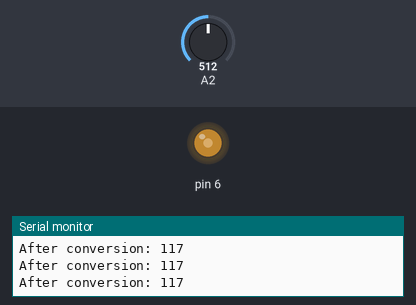
The sketch below on a simulated Arduino Uno, built with avr-gcc and run on an emulated ATmega328P. Parts: output pins drawn as LEDs (lit = HIGH), the last lines printed to the serial monitor. The test bench sets the inputs (shaded band); at power-on: A2 = 512.

Above: at 1.2 s.
1.3 s: A2 set to 716
At 1.6 s:
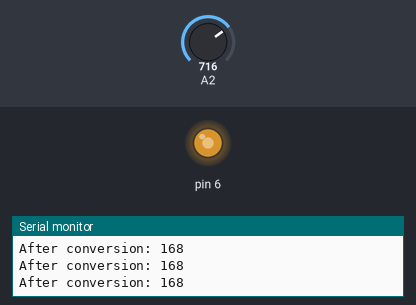
2.8 s: A2 set to 900
At 4.0 s:
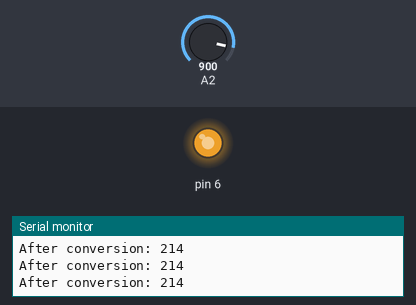
4.3 s: A2 set to 122
At 5.5 s:
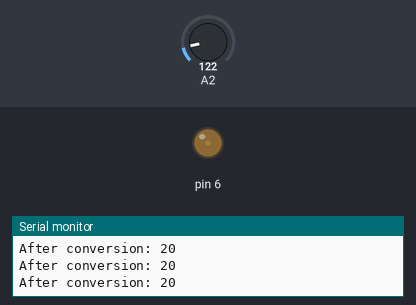
5.8 s: A2 set to 0
At 7.0 s:
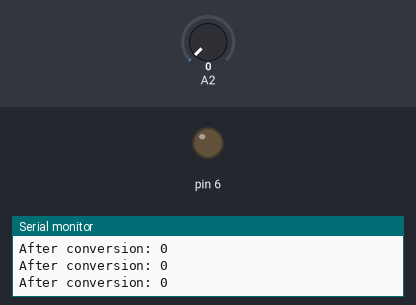
7.3 s: A2 set to 511
At 8.4 s:
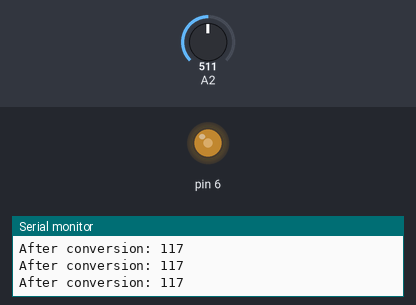
Timing chart, 0 to 9.8 s (numbered marks = the images above; inputs shaded):
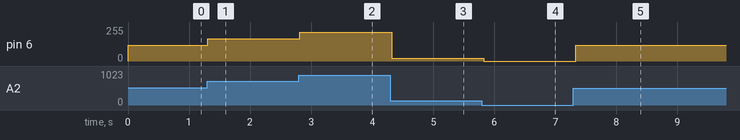

Measured:
- after the input at 1.3 s, pin 6: 117/255 → 168/255 at once
- after the input at 2.8 s, pin 6: 168/255 → 214/255 at once
- after the input at 4.3 s, pin 6: 214/255 → 20/255 at once
- after the input at 5.8 s, pin 6: 20/255 → 0/255 at once
- after the input at 7.3 s, pin 6: 0/255 → 117/255 at once

The sketch:

training13_Photoresistor_vs_LED.ino
```cpp
void setup() {
  // put your setup code here, to run once:
  pinMode(6, OUTPUT);
  Serial.begin(9600);
}

void loop() {
  // put your main code here, to run repeatedly:
  /// Analog read daje wartości od 0-1023
  int potValue = analogRead(A2);

  //Konwertuje wartości z jednej funkcji na drugą.
  int mappedValue = map(potValue, 0, 1023, 0, 255);

  int modValue = mappedValue - 10;
  if (modValue < 0) {
   modValue = 0;
   }

  //Analog Write przyjmuje wartości od 0-255
  analogWrite(6, modValue);
  Serial.print("After conversion: ");
  Serial.println(modValue);
  delay(100);
}
```
